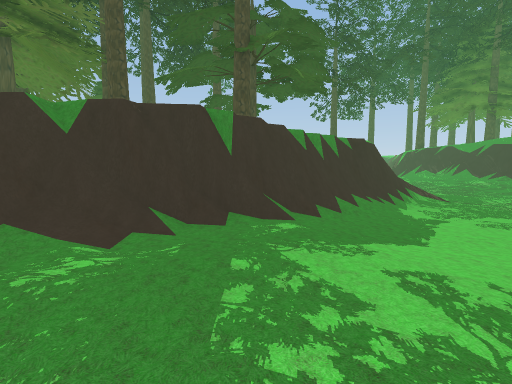
View 1 (above)

16 first-person views from a walk through a 3-D level made in the Unity game engine. The camera is 1.3 m above the floor, tilts 6° down and sees 85° across. The floor is counted in squares, 2 m on a side. Each view is taken from the middle of a square. On the plan, view 1 faces up. The plan holds only what a view shows up to about 9 squares ahead; the rest is blank. The place goes on beyond the plan. The player is left out.

View 2
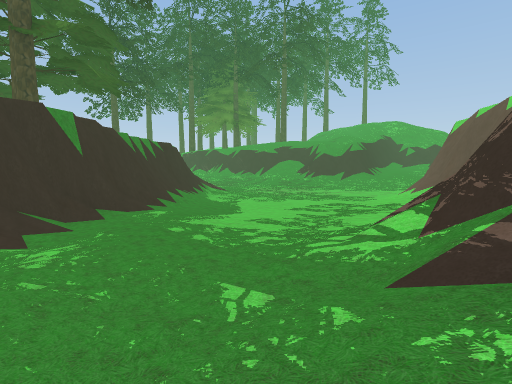

View 3
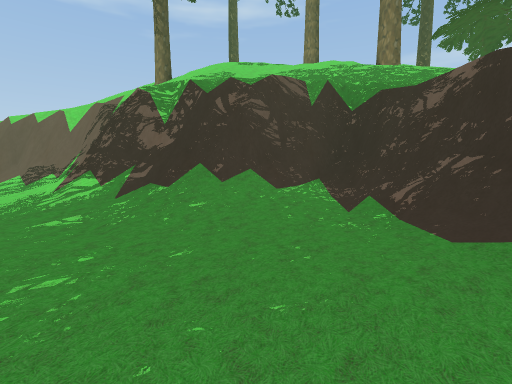

View 4
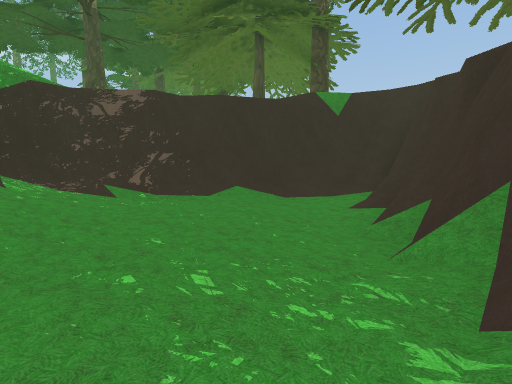

View 5
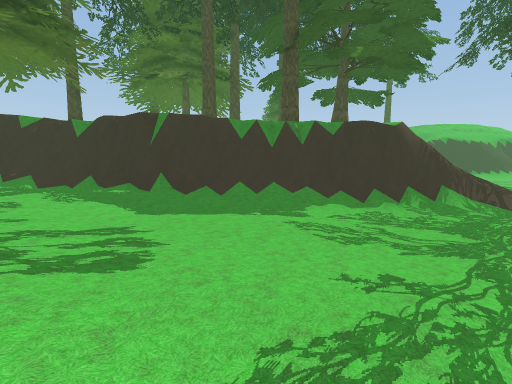

View 6
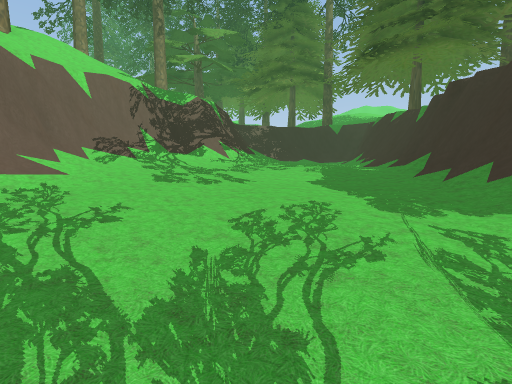

View 7
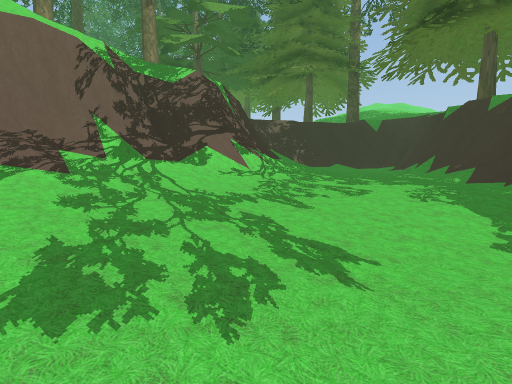

View 8
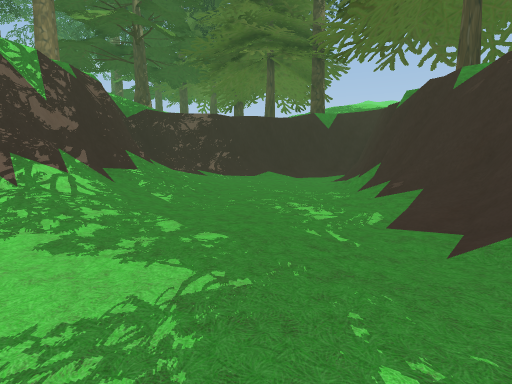

View 9
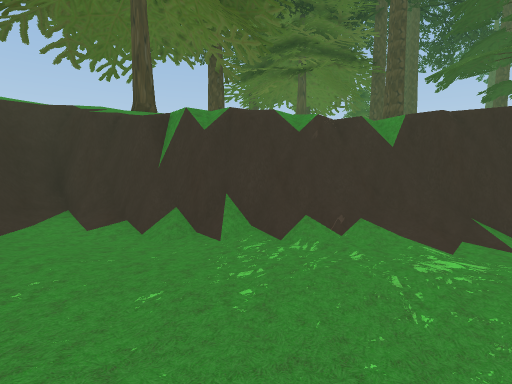

View 10
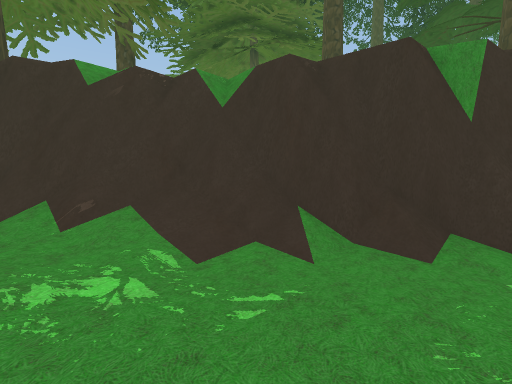

View 11
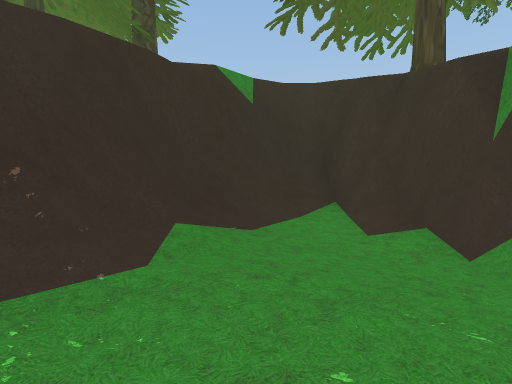

View 12
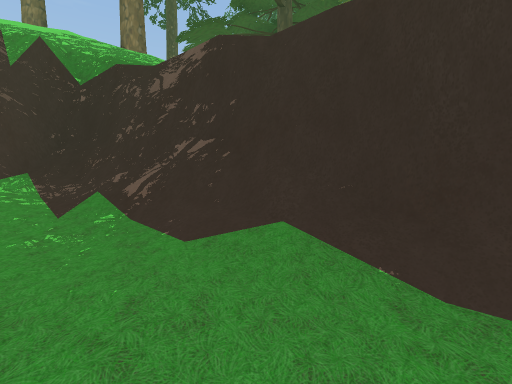

View 13
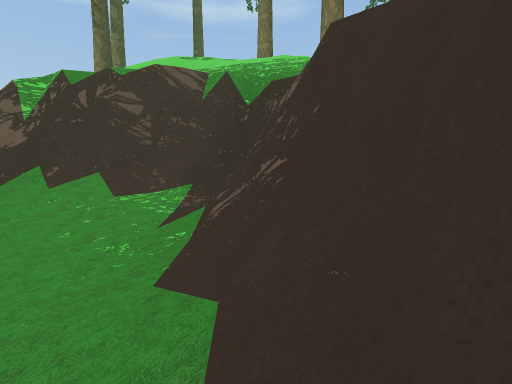

View 14
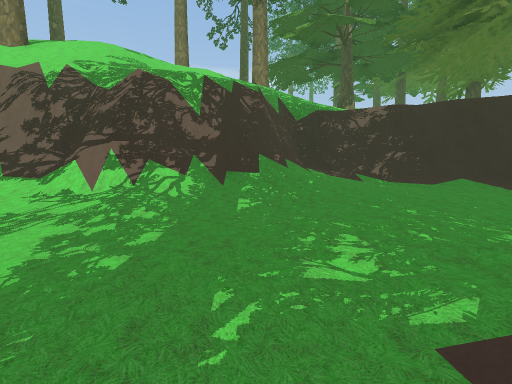

View 15
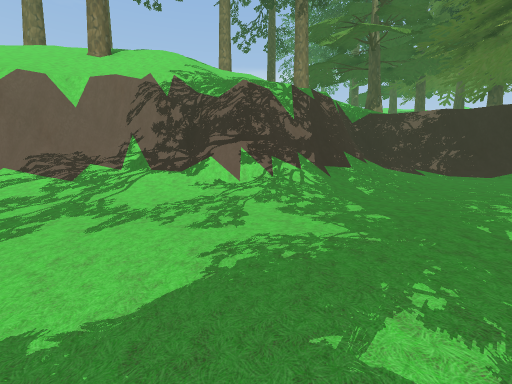

View 16
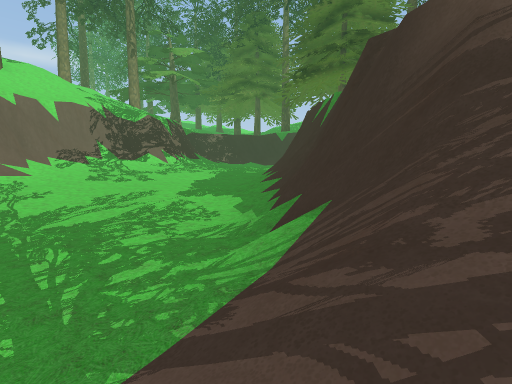

### Floor plan
Key: @ floor where view 1 was taken; # wall or solid block; . main floor; : floor 0.25 m higher than the main floor; - floor 0.5 m lower than the main floor; + floor 0.75 m higher than the main floor; _ floor 0.75 m lower than the main floor; * floor 4 m higher than the main floor; % floor 4.25 m higher than the main floor; & floor 5.5 m higher than the main floor; / step, stairs or slope; = window, fence, low wall or low ledge; T pine tree.
Columns run from 8 left of view 1 to 7 right of it. Each row starts with its distance up from view 1.
 11             /#//
 10             ##/_
  9            ##/__
  8          *##/___
  7         *##/-___
  6         ##/--___
  5       ###..---__
  4     ###.....----
  3    %##:.:......-
  2   ###/:::....../
  1 /##/.:::::::::/#
  0 ##:.::::@=///##/
 -1 ##/::://######
 -2  ###++/##//#/&//
 -3    ##/##& //////
 -4     ###   //////
 -5      /#   ////T
 -6      /  //
 -7      /////
 -8      /////

Positions as (right, up) in squares from view 1, and headings:
1: (0, 0), facing up
2: (-2, -1), facing up-right
3: (-5, 1), facing down-right
4: (-2, 2), facing down-left
5: (7, 2), facing up-left
6: (7, 7), facing down-left
7: (5, 4), facing down-left
8: (1, 4), facing down-left
9: (-1, -1), facing up-left
10: (0, 2), facing up-left
11: (-3, -1), facing left
12: (-5, 0), facing down
13: (-6, -1), facing down-right
14: (-1, 4), facing down
15: (1, 5), facing down
16: (7, 11), facing down-left
